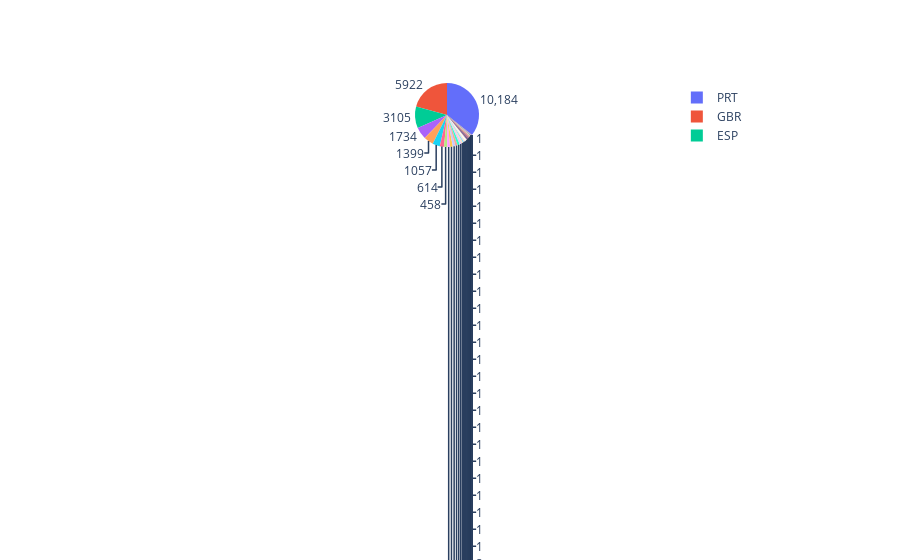

Write notebook code for a chart like this one.
### Code cell
iplot([trace])

### Figure 1 — Plotly figure (JSON) as saved in the notebook; plotly's stock layout.template omitted (floating-point values rounded to 4 significant figures)
{"data": [{"hoverinfo": "label+percent", "labels": ["PRT", "GBR", "ESP", "IRL", "FRA", "DEU", "CN", "NLD", "USA", "BEL", "ITA", "BRA", "CHE", "POL", "SWE", "AUT", "ROU", "FIN", "RUS", "CHN", "NOR", "AUS", "DNK", "LUX", "ARG", "LTU", "MAR", "HUN", "IND", "EST", "LVA", "UKR", "CZE", "AGO", "TUR", "ISR", "NZL", "CHL", "ZAF", "COL", "TWN", "OMN", "MYS", "SVN", "SVK", "JPN", "PRI", "HRV", "GRC", "NGA", "PHL", "SRB", "GIB", "DZA", "THA", "ISL", "CYP", "MEX", "KOR", "URY", "IRN", "JAM", "BGR", "CPV", "SGP", "SUR", "GEO", "BLR", "KAZ", "CUB", "IDN", "MOZ", "ARE", "LBN", "DOM", "CAF", "ZWE", "ARM", "ALB", "VNM", "VEN", "MLT", "AZE", "KWT", "CRI", "ECU", "MWI", "CMR", "JOR", "MDV", "CIV", "PAK", "AND", "PLW", "UZB", "MAC", "TGO", "BHS", "CYM", "UGA", "PER", "QAT", "BWA", "SYR", "ZMB", "MUS", "SAU", "COM", "BDI", "MKD", "BIH", "MDG", "DJI", "SMR", "HKG", "LKA", "NPL", "EGY"], "textinfo": "value", "type": "pie", "values": [10184, 5922, 3105, 1734, 1399, 1057, 614, 458, 407, 389, 379, 329, 323, 294, 231, 176, 145, 135, 128, 125, 100, 72, 60, 54, 48, 45, 39, 38, 33, 29, 29, 23, 23, 17, 16, 16, 14, 14, 13, 12, 12, 11, 10, 10, 9, 9, 9, 9, 8, 8, 7, 7, 7, 7, 6, 6, 6, 6, 6, 5, 5, 5, 5, 5, 4, 4, 4, 4, 4, 4, 3, 3, 3, 3, 3, 3, 2, 2, 2, 2, 2, 2, 2, 2, 2, 2, 2, 2, 2, 2, 2, 2, 2, 1, 1, 1, 1, 1, 1, 1, 1, 1, 1, 1, 1, 1, 1, 1, 1, 1, 1, 1, 1, 1, 1, 1, 1, 1]}], "layout": {}}
